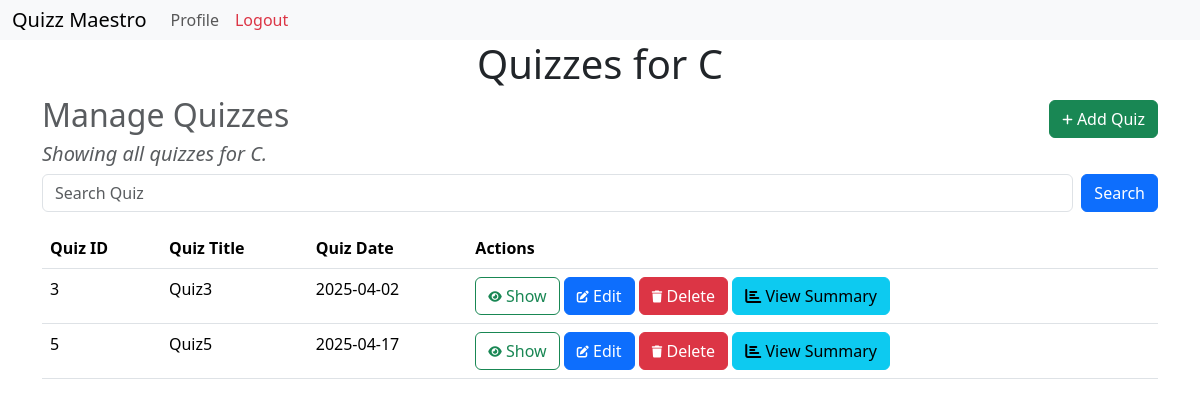
Page /chapter/3show (signed in) on the committed database.
### models.py (models this page shows)
class Chapter(db.Model):
    __tablename__ = 'chapter'
    id = db.Column(db.Integer, primary_key=True)
    name = db.Column(db.String(80), nullable=False)
    subject_id = db.Column(db.Integer, db.ForeignKey('subject.id' , ondelete="CASCADE"), nullable=False)
    description = db.Column(db.String(200), nullable=True)
    quizzes = db.relationship('Quiz', backref='chapter', cascade="all, delete-orphan" , lazy=True)

class Quiz(db.Model):
    id = db.Column(db.Integer, primary_key=True)
    title = db.Column(db.String(100), nullable=False)
    quiz_date = db.Column(db.Date, nullable=False)
    duration = db.Column(db.Integer, nullable=False, default=30)
    chapter_id = db.Column(db.Integer, db.ForeignKey('chapter.id', ondelete = 'CASCADE'), nullable=False)
    attempts = db.relationship('QuizAttempt', back_populates="quiz")

### routes.py (the view)
@app.route('/chapter/<int:chapter_id>show')
@admin_required
def show_chapter(chapter_id):
    user = User.query.get(session['user_id'])
    chapter = Chapter.query.get_or_404(chapter_id)
    quizzes = Quiz.query.filter_by(chapter_id=chapter_id).all()
    query = request.args.get('query', '').strip().lower()
    if query:
        quizzes = [quiz for quiz in quizzes if
                   (quiz.id and str(quiz.id) in query) or
                   (quiz.title and query in quiz.title.lower()) or
                   (quiz.quiz_date and query in quiz.quiz_date.strftime("%d/%m/%Y")) ]
    return render_template('chapter/show.html', user = user, chapter = chapter, quizzes = quizzes, query = query)

### routes.py (called while the page is built)
def admin_required(func):
    @wraps(func)
    def inner(*args, **kwargs):
        user_id = session.get('user_id')
        if not user_id:
            flash('Please login to continue')
            return redirect(url_for('login'))
        user = User.query.get(user_id)
        if not user:
            session.pop('user_id', None)  # Remove invalid session
            flash('User does not exist. Please login again.')
            return redirect(url_for('login'))
        if not user.is_admin:
            return redirect(url_for('index'))
        return func(*args, **kwargs)
    return inner

### templates/chapter/show.html (shortened to what this page needs)
{% extends 'layout.html' %}
{% block content %}
    <h1>Quizzes for {{ chapter.name }} </h1>
    <div class="heading">
        <h2 class="text-muted">Manage Quizzes</h2>
        <a class = "btn btn-success" href="{{url_for('add_quiz', chapter_id=chapter.id)}}">
            <i class="fas fa-plus fa-xs"></i>
            Add Quiz
        </a>
    </div>
    <h5 class="text-muted">
        <em>Showing all quizzes for {{ chapter.name }}.</em>
    </h5>
    <form class="d-flex ms-auto mb-3" role="search" action="{{ url_for('show_chapter', chapter_id=chapter.id) }}" method="GET">
        <input class="form-control me-2" type="search" name="query" placeholder="Search Quiz" aria-label="Search">
        <button class="btn btn-primary" type="submit">Search</button>
    </form>
    <table class="table">
        <thead>
            <tr>
                <th>Quiz ID</th>
                <th>Quiz Title</th>
                <th>Quiz Date</th>
                <th>Actions</th>
            </tr>
        </thead>
        <tbody>
            {% for quiz in quizzes %}
                <tr>
                    <td>{{ quiz.id }}</td>
                    <td>{{ quiz.title }}</td>
                    <td>{{ quiz.quiz_date }}</td>
                    <td>
                        <a class="btn btn-outline-success" href="{{ url_for('show_quiz', quiz_id=quiz.id) }}">
                            <i class="fas fa-eye fa-xs"></i> Show
                        </a>
                        <a class="btn btn-primary" href="{{ url_for('edit_quiz', quiz_id=quiz.id) }}">
                            <i class="fas fa-edit fa-xs"></i> Edit
                        </a>
                        <a class="btn btn-danger" href="{{url_for('delete_quiz', quiz_id=quiz.id)}}" method="POST">
                            <i class="fas fa-trash fa-xs"></i>
                            Delete
                        </a>
                        <a href="{{ url_for('quiz_summary', quiz_id=quiz.id) }}" class="btn btn-info">
                            <i class="fas fa-chart-bar"></i> View Summary
                        </a>
                    </td>
                </tr>
            {% endfor %}
        </tbody>
    </table>
{% endblock %}

### templates/layout.html (style rules this page uses)
body { margin : 0; padding: 0; }

### templates/chapter/show.html (style rules this page uses)
.heading { display: flex; justify-content: space-between; align-items: center; }
h1, h2 { text-align: center; }

### rows in the picture
Chapter: name "C"
Quiz: id "3", title "Quiz3", quiz_date "2025-04-02"
Quiz: id "5", title "Quiz5", quiz_date "2025-04-17"
